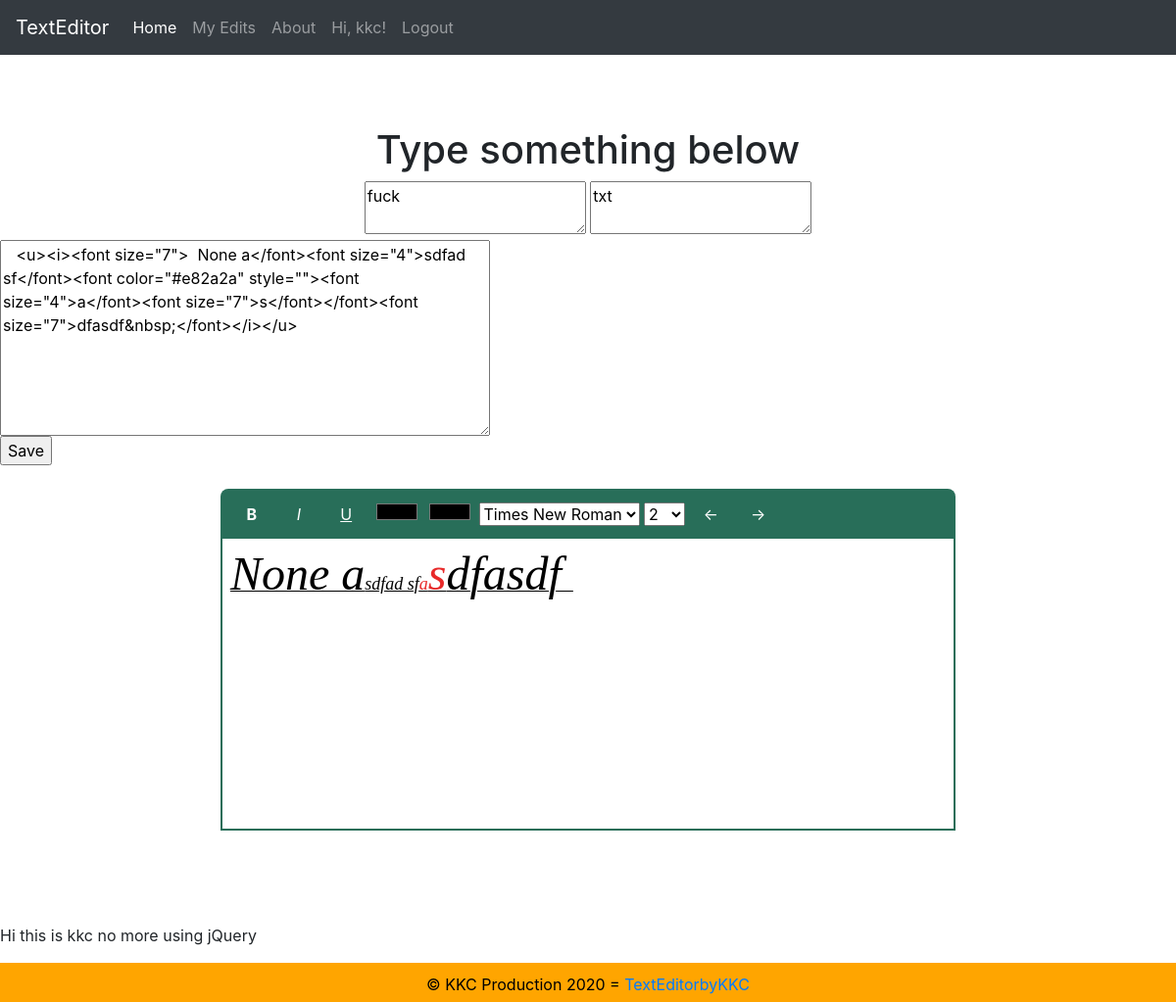
The app's page /index (signed in) with its own data.
### app/models.py (models this page shows, shortened)
class User(UserMixin, db.Model):
    id = db.Column(db.Integer, primary_key=True)
    username = db.Column(db.String(64), index=True, unique=True)
    email = db.Column(db.String(120), index=True, unique=True)
    password_hash = db.Column(db.String(128))
    posts = db.relationship('EditorData', backref='author', lazy='dynamic')

class EditorData(db.Model):
    id = db.Column(db.Integer, primary_key=True)
    name = db.Column(db.Text)
    extension= db.Column(db.Text)
    html= db.Column(db.Text)
    user_id = db.Column(db.Integer, db.ForeignKey('user.id'))

### app/routes.py (the view, shortened to what this page needs)
@app.route('/', methods=['GET', 'POST'])
@app.route('/index', methods=['GET', 'POST'])
@login_required
def index():
    data = EditorData.query.order_by(EditorData.id.desc()).first()
    print(data.name)
    flag =0
    return render_template('index.html',  title='Home', data=data, flag=flag)

### app/models.py (called while the page is built)
@login.user_loader
def load_user(id):
    return User.query.get(int(id))

### app/templates/index.html (shortened to what this page needs)
    {% extends "base.html" %}
    {% block content %}
    <center><h1> Type something below</h1></center>
<form method="POST">
    {% if flag==1 %}
    <textarea id="name" name="name"></textarea> <textarea name="ext" id="ext">{{ data.extension }}</textarea>
    <center>
    <span style="color: red;">Choose another name</span></center>
    {% else %}
    <center><textarea id="name" name="name">{{ data.name}}</textarea> <textarea name="ext" id="ext">{{ data.extension }}</textarea></center>
    {% endif %}
    <textarea id="textpad" name="textpad" style="width:500px;height:200px;display:block;" > {{ data.html }}</textarea>
  <input type="submit" value="Save" >
</form>
  <br>
  <div id="textEditor">
    <div id='theRibbon'>
          <button id="boldbutton" title="Bold"><b>B</b></button>
          <button id="italicbutton" title="Italic"><em>I</em></button>
          <button id="underlinebutton" title="Underline"><u>U</u></button>
          <input type="color" id="fontcolor" title="Change Font Colour">
          <input type="color" id="highlighter" title="Highlight Text">
          <select id="fontChanger">
              <option value="Times New Roman"> Times New Roman</option>
          </select>
          <select id="fontSizeChanger">
            <script>
              for(var i=1; i<20;i++){
                i++;
                document.write("<option value='"+i+"'>"+i+"</option>");
              }
            </script>
          </select>
          <button id="Undo" title="Undo">&larr;</button>
          <button id="Redo" title="Redo">&rarr;</button>
        </div>
    <div id="richTextArea">
      <iframe id="WYSIWYG" name="WYSIWYG" frameborder="0" ></iframe>
    </div>
  </div>
  <br><br>  <br><br>  <br><br>
  <p>Hi this is kkc no more using jQuery</p>
  {% endblock %}

### app/templates/base.html (shortened to what this page needs)
<!DOCTYPE html>
<html lang="en">
<head>
    <link rel="stylesheet" href="https://stackpath.bootstrapcdn.com/bootstrap/4.1.3/css/bootstrap.min.css">
</head>
<body>
  <div class="fixed-top">
  <nav class="navbar navbar-expand-lg navbar-dark bg-dark">
    <a class="navbar-brand" href="{{url_for('index')}}">TextEditor</a>
    <div class="collapse navbar-collapse" id="navbarSupportedContent">
      <ul class="navbar-nav mr-auto">
        <li class="nav-item active">
          <a class="nav-link" href="{{ url_for('index') }}">Home<span class="sr-only">(current)</span></a>
        </li>
        {% if current_user.is_anonymous %}
        <li class="nav-item">
          <a class="nav-link" href="{{ url_for('login') }}">login</a>
        </li>
        {% else %}
        <li class="nav-item">
          <a class="nav-link" href="/myedits">My Edits</a>
        </li>
        <li class="nav-item">
          <a class="nav-link" href="/about">About</a>
        </li>
        <li class="nav-item">
         <a class="nav-link"> Hi, {{ current_user.username }}!</a></li>
        <li class="nav-item">
          <a class="nav-link" href="{{ url_for('logout') }}">Logout</a></li>
        {% endif %}
      </ul>
    </div>
  </nav>
  </div>
        <h1 style="color: white;">
        </h1>
        <br><br><br><br>
        {% block content %}{% endblock %}
<footer><center>© KKC Production 2020 =
  <a href="{{ url_for('index')}}"> TextEditorbyKKC</a> </center>
</footer>
</body>
</html>

### app/templates/base.html (style rules this page uses)
div#textEditor { margin: 0 auto; width: 750px ; height: 300px; }
div#theRibbon { border-bottom: none; padding: 10px; background-color:rgb(40,110,89); color: white; border-radius: 8px 8px 0px 0px; }
div#richTextArea { border: 2px solid rgb(40,110,89); height: 100%; width: 750px; }
iframe#WYSIWYG { height:100%; width: 100%; }
body { overflow: auto; min-height: 100%; }
button { width: 5ex; text-align: center; padding: 1px 3px; }
div#theRibbon > button { color: white; border: none; outline:none; background-color: transparent; cursor: pointer; }
input[type="color"] { border: none; outline:none; background-color: transparent; }
footer { position: sticky; min-height: 100%; padding-top: 10px; padding-bottom: 5px; bottom:0; width:100%; height:40px; background:orange; color:black; }

### records on screen
User: username "kkc"
EditorData: name "fuck", ext "txt", textpad "<u><i><font size=\"7\"> None a</font><font size=\"4\">sdfad sf</font><font color=\"#e82a2a\" style=\"\"><font size=\"4\">a</font><font size=\"7\">s</font></font><font size=\"7\">dfasdf&nbsp;</font></i></u>"
